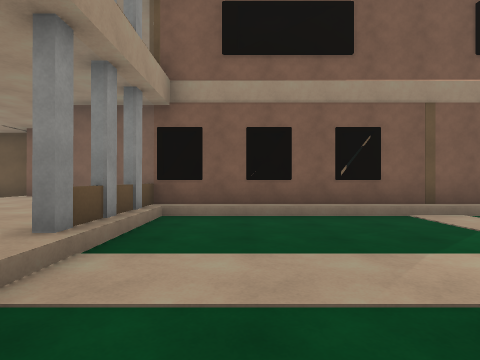
View 1 (above)

19 first-person views from a walk through a 3-D level made in the Unity game engine. The camera is 1.3 m above the floor, looks level and sees 80° across. The floor is counted in squares, 2 m on a side. Each view is taken from the middle of a square. On the plan, view 1 faces up. The plan holds only what a view shows up to about 9 squares ahead; the rest is blank. The place goes on beyond the plan. The player is left out. Door leaves are left out, so doorways stand open. Some surface patterns are stand-ins.

View 2
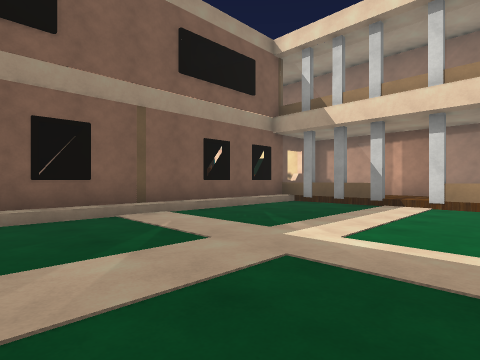

View 3
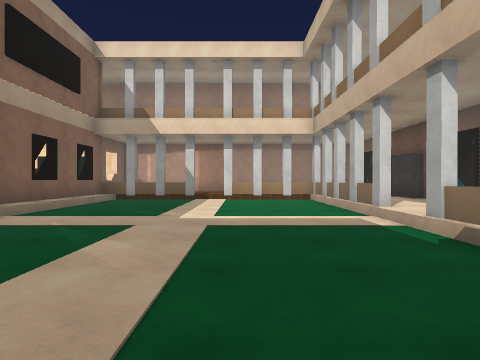

View 4
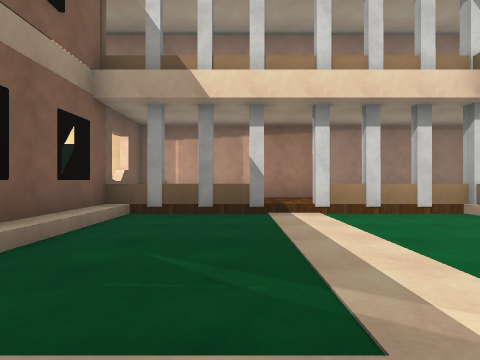

View 5
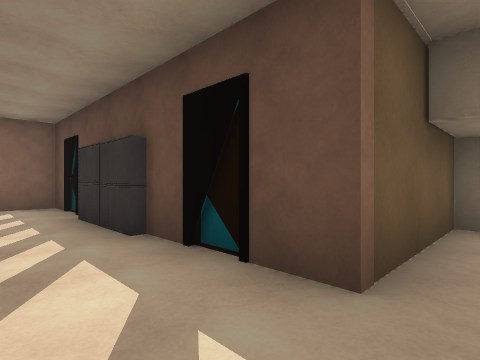

View 6
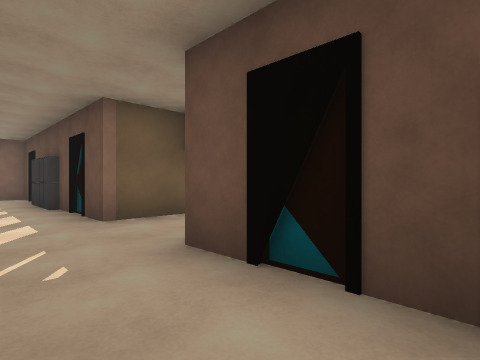

View 7
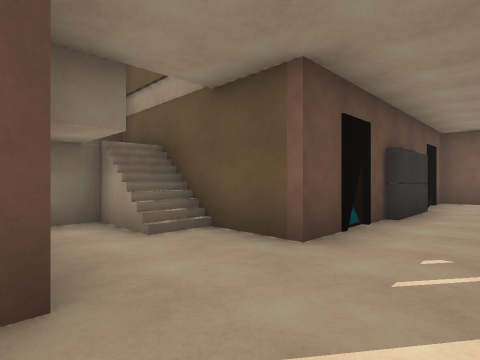

View 8
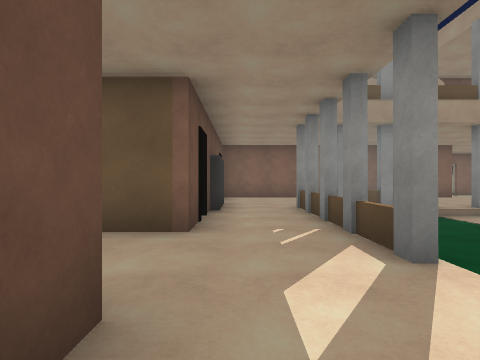

View 9
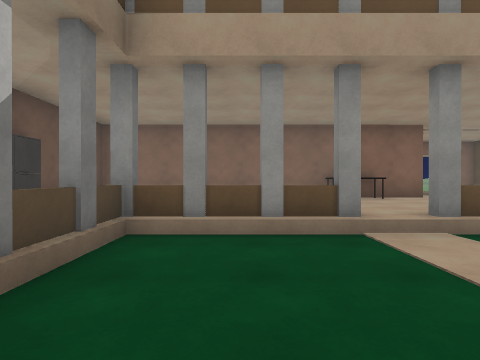

View 10
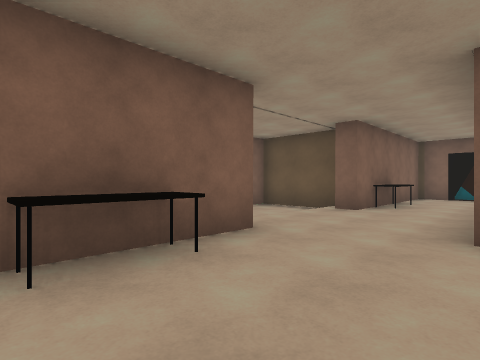

View 11
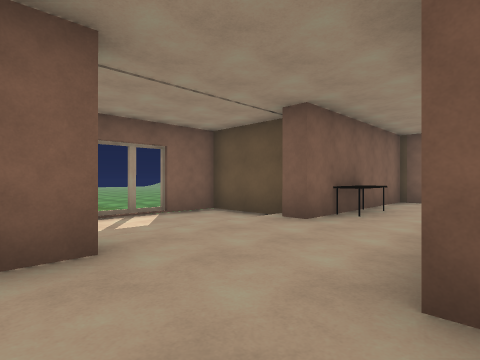

View 12
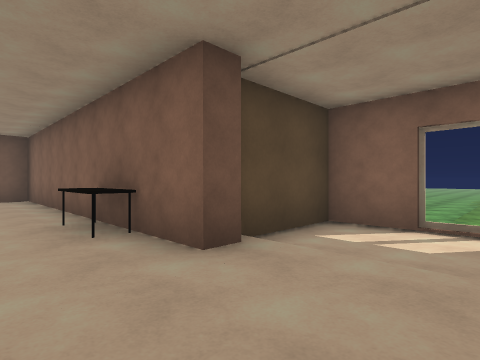

View 13
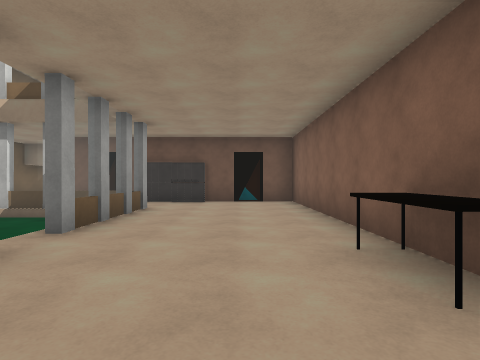

View 14
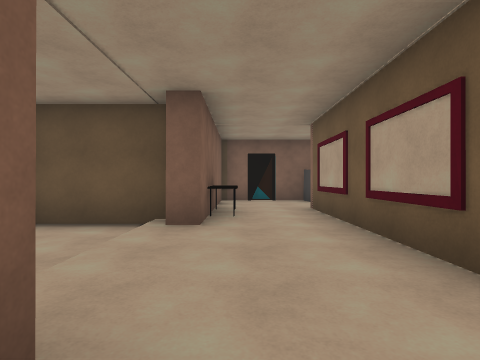

View 15
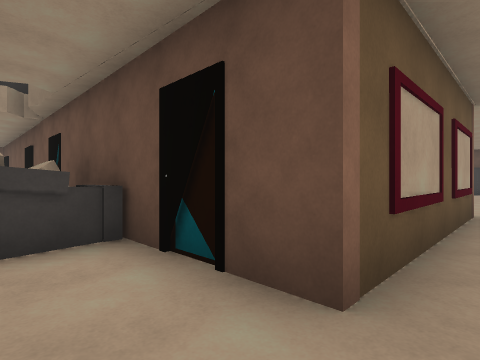

View 16
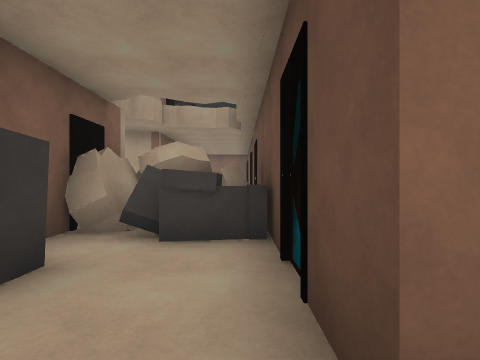

View 17
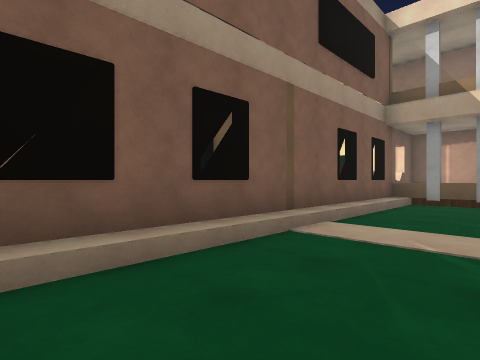

View 18
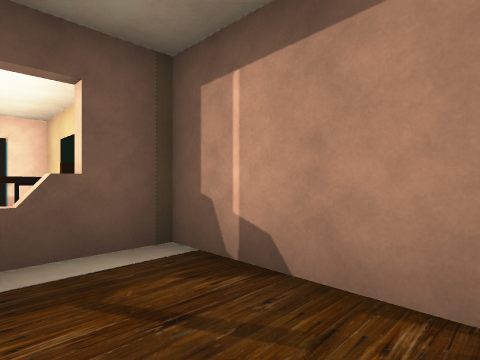

View 19
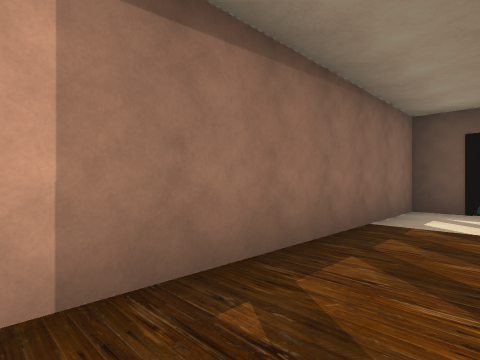

### Floor plan
Key: @ floor where view 1 was taken; # wall or solid block; . main floor; - floor 0.25 m lower than the main floor; _ floor 0.5 m lower than the main floor; : floor 2.25 m higher than the main floor; / step, stairs or slope; D open door; = window, fence, low wall or low ledge; ^ raised ledge; O other object.
Columns run from 13 left of view 1 to 11 right of it. Each row starts with its distance up from view 1.
 13        ########
 12        #....OO#
 11        #....OO##       #
 10        #O.##    ###    #
  9     ####O.#     #
  8  __ #--...      #     ^O#
  7  __ D--...#     #  OO  O#
  6 ___ D--...###############
  5 __  ####...=//////////..#
  4        #...=__________..#
  3        #O..=__________..#
  2        #....__________..#
  1        #...=__________..#
  0        #...=_@________..#
 -1        #...=__________..#
 -2        #................#
 -3        #................#
 -4        ###OOO##..###OO ##
 -5               #/.#
 -6               #/#
 -7               #::#
 -8               ##

Where each view was taken, in squares from view 1:
view 1: 0 up, 0 right, facing up
view 2: 0 up, 1 right, facing up-right
view 3: 1 up, 1 left, facing right
view 4: 3 up, 3 right, facing right
view 5: 2 down, 3 right, facing down-right
view 6: 2 down, 1 left, facing down-right
view 7: 2 down, 4 right, facing down-left
view 8: 3 down, 5 right, facing left
view 9: 0 up, 2 right, facing left
view 10: 2 up, 3 left, facing up-left
view 11: 4 up, 3 left, facing up-left
view 12: 7 up, 4 left, facing down-left
view 13: 5 up, 4 left, facing down
view 14: 4 up, 5 left, facing up
view 15: 12 up, 4 left, facing down-right
view 16: 11 up, 4 left, facing right
view 17: 3 up, 0 right, facing up-right
view 18: 3 up, 9 right, facing up-right
view 19: 3 up, 9 right, facing down-right
